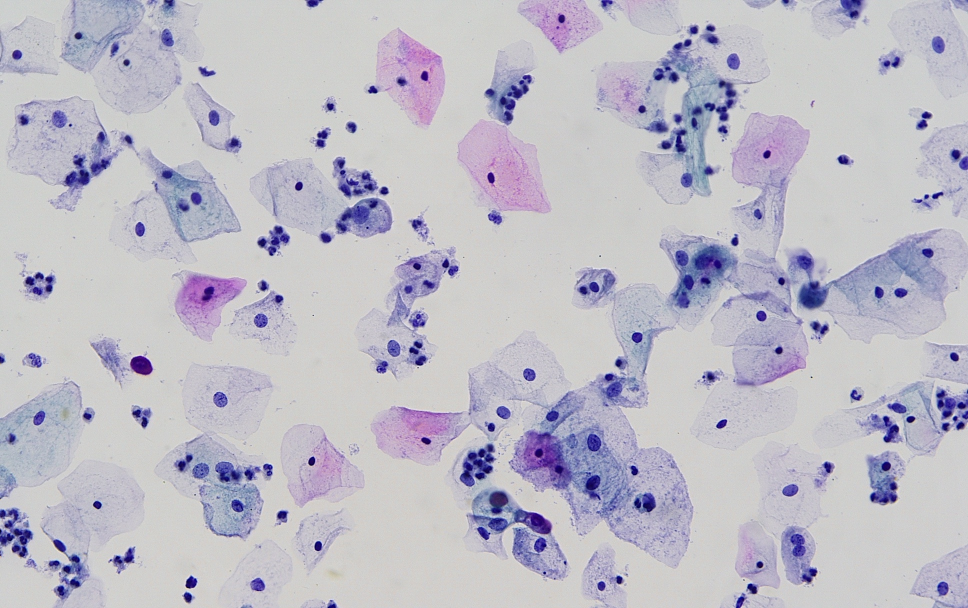
#> input picture final_medical_cervix/datasets/8_20_classify/8_16_abnormal_cells/abnormal_cells/IMG001x013.JPG, 1936 x 1216 px (shown at 1/2 size)
$ python -i step5.py   (imports and definitions only)
#> lines starting #> are read from the running program, lines starting #| are printed output that depends on the picture
import csv
import cv2
import numpy as np
import pandas as pd
import glob
import ntpath
import os

import multiprocessing as mp

'''for time costs analysis'''
import time
import re

def time_it(fun):
    # [8 lines left out: function new_fun, not called in this run]
    return new_fun


def mark_wrapper(images):
    for image_path in images:
       # print("/---------path:",image_path)
        filename = ntpath.basename(image_path)
        #print(filename)
        new_path = os.path.join(DATASET_DIR, filename)+'_output/preview'
        #print("////---------new path:",new_path)
        #image_path = new_path
        #print("image_path:",image_path)
        final_result_path = new_path+'/final_result.csv'
        #print("Final csv_path:",final_result_path)
        index_path = new_path+'/index_file.txt'
        #print("index_path:",index_path)
        #image_write = new_path+'/test.png'
        image_write = os.path.join(OUTPUT_DIR, filename)
        #print("image_write:",image_write)
        if CLF_MODE == 'Binary':
            mark_file(image_path, final_result_path, index_path, image_write)
        elif CLF_MODE == 'MultiClass':
            mark_multi(image_path, final_result_path, index_path, image_write)


# [130 lines left out: functions mark_multi, mark_file, process_origin_image, not called in this run]


# [54 lines not run here, left out]

>>> import cv2
>>> picture = cv2.imread('datasets/8_20_classify/8_16_abnormal_cells/abnormal_cells/IMG001x013.JPG', cv2.IMREAD_GRAYSCALE)
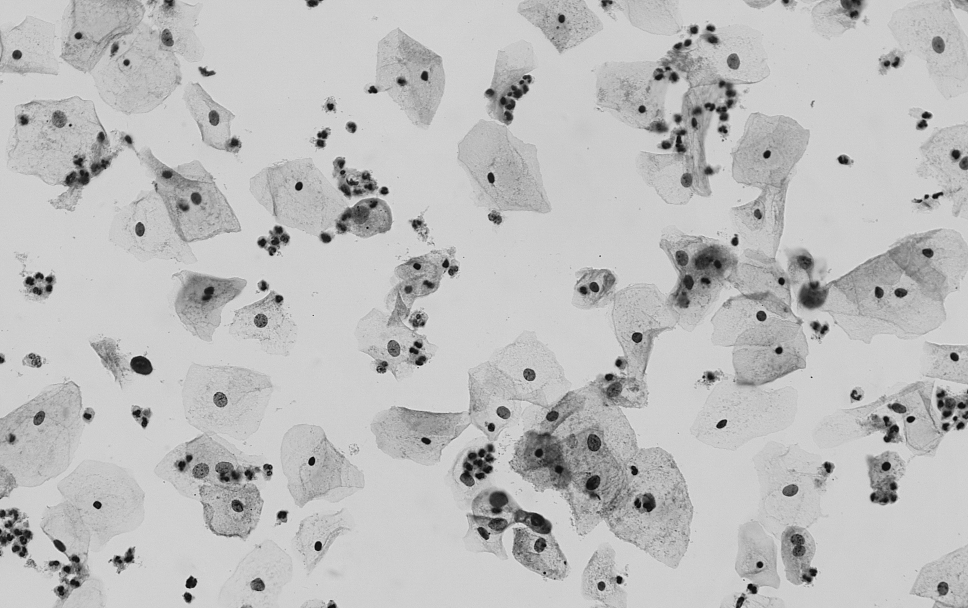
#> picture: shape (1216, 1936) (shown at 1/2 size); min 0, max 251, mean 189.1
#> (the run stopped early here; a loop or call above may not have finished)

$ run again, on final_medical_cervix/datasets/8_20_classify/8_16_abnormal_cells/abnormal_cells_labeled/IMG001x018.JPG
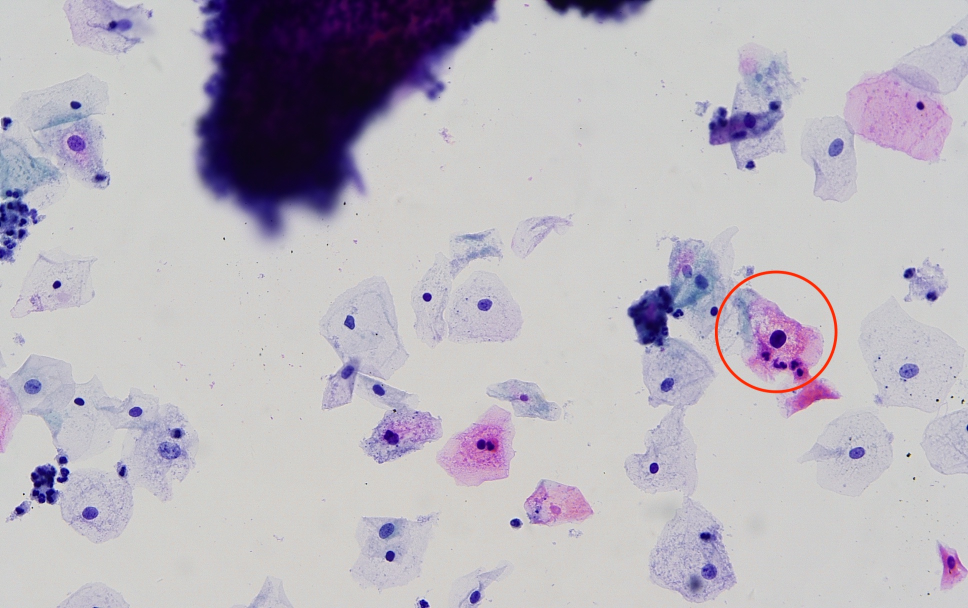
#> input picture final_medical_cervix/datasets/8_20_classify/8_16_abnormal_cells/abnormal_cells_labeled/IMG001x018.JPG, 1936 x 1216 px (shown at 1/2 size)
#> `picture = cv2.imread('datasets/8_20_classify/8_16_abnormal_cells/abnor..`:
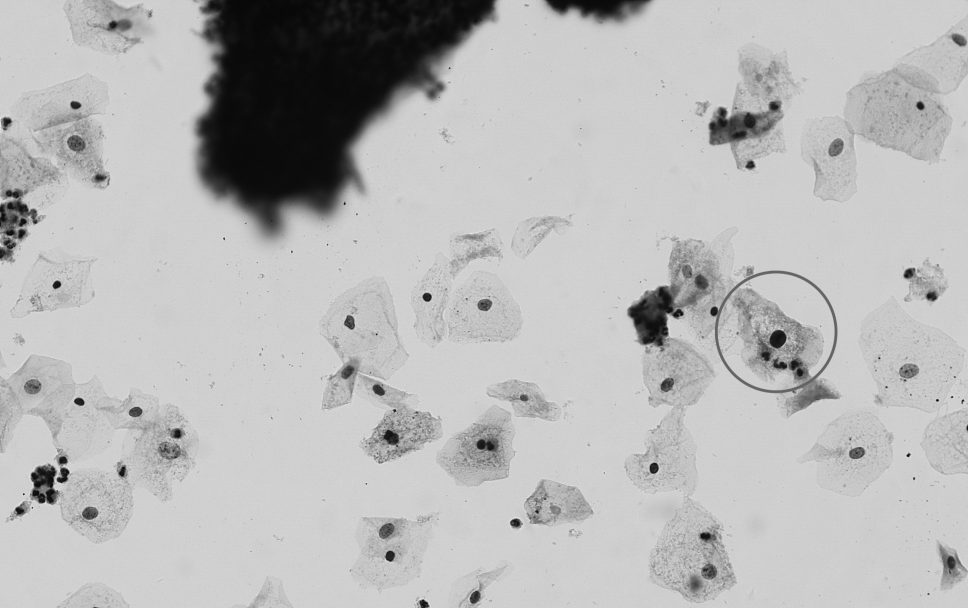
#> picture: shape (1216, 1936) (shown at 1/2 size); min 0, max 255, mean 184

$ run again, on final_medical_cervix/datasets/8_20_classify/8_16_abnormal_cells/abnormal_cells_labeled/IMG001x020.JPG
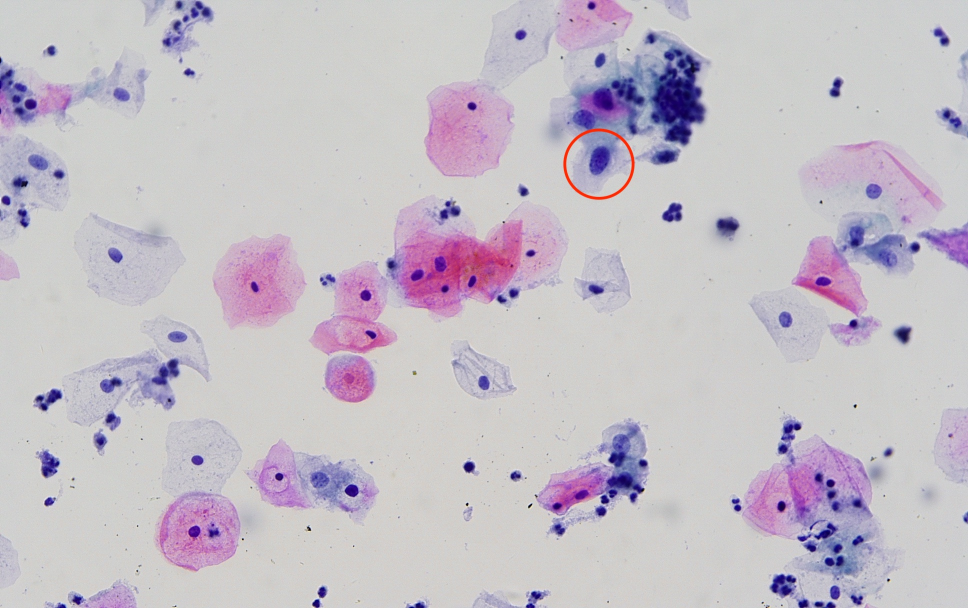
#> input picture final_medical_cervix/datasets/8_20_classify/8_16_abnormal_cells/abnormal_cells_labeled/IMG001x020.JPG, 1936 x 1216 px (shown at 1/2 size)
#> `picture = cv2.imread('datasets/8_20_classify/8_16_abnormal_cells/abnor..`:
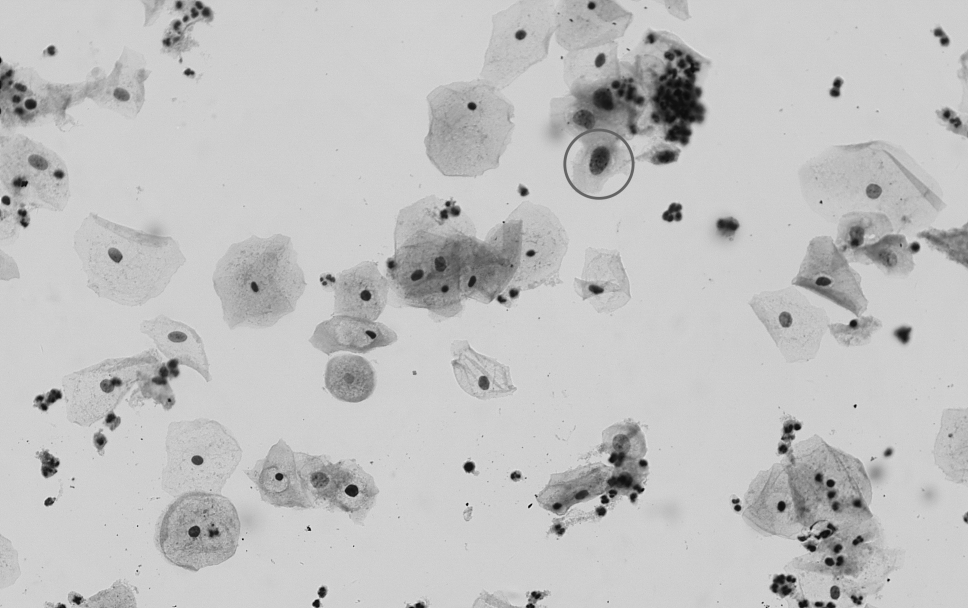
#> picture: shape (1216, 1936) (shown at 1/2 size); min 0, max 255, mean 193
